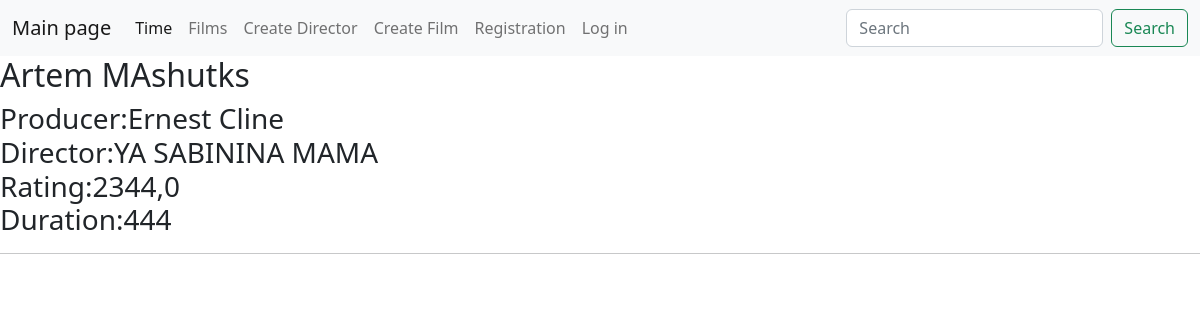
The page /films/4/ on the database its author committed.
### main/models.py (models this page shows, shortened)
class Films(models.Model):
    class Meta:
        verbose_name = 'Фильм'
        verbose_name_plural = 'Фильмы'
        ordering = ['-rating', 'title']
    director = models.ForeignKey(Director, on_delete=models.PROTECT,
                                 related_name="director" , null=True,
                                 verbose_name='Режиссёр')
    title = models.CharField(max_length=250 ,
                             verbose_name='Название')
    producer = models.CharField(max_length=250,
                                verbose_name='Продюссер')
    rating = models.FloatField(verbose_name='Рейтинг')
    duration = models.IntegerField(verbose_name='Длительность')
    created = models.DateTimeField(auto_now_add=True, null=True,
                                   verbose_name='Дата создания')
    updated = models.DateTimeField(auto_now=True, null=True,
                                   verbose_name='Дата обновления')

class Director(models.Model):
    class Meta:
        verbose_name = 'Режиссерa'
        verbose_name_plural = 'Режиссеры'
    name = models.CharField(max_length=70, verbose_name='Режиссер')
    def __str__(self):        return self.name

### main/views.py (the view)
# urls.py: path('films/<int:id>/', views.films_id_view),
def films_id_view(request, id):
    context = {}
    try:
        film = Films.objects.get(id=id)
    except Films.DoesNotExist:
        raise Http404("Films not found")
    context['film_id'] = film
    return render(request, 'film_id_list.html', context=context)

### templates/film_id_list.html
{% extends 'lay_out.html' %}
{% load static %}
{% block content %}
 <h2>{{ film_id.title }}</h2>
 <h3>Producer:{{ film_id.producer }}<br>
     Director:{{ film_id.director }}<br>
    Rating:{{ film_id.rating}}<br>
    Duration:{{ film_id.duration }}</h3>
<hr>
{% endblock %}

### rows shown on the page
Films: title "Artem MAshutks", producer "Ernest Cline", director "YA SABININA MAMA", rating "2344,0", duration "444"
